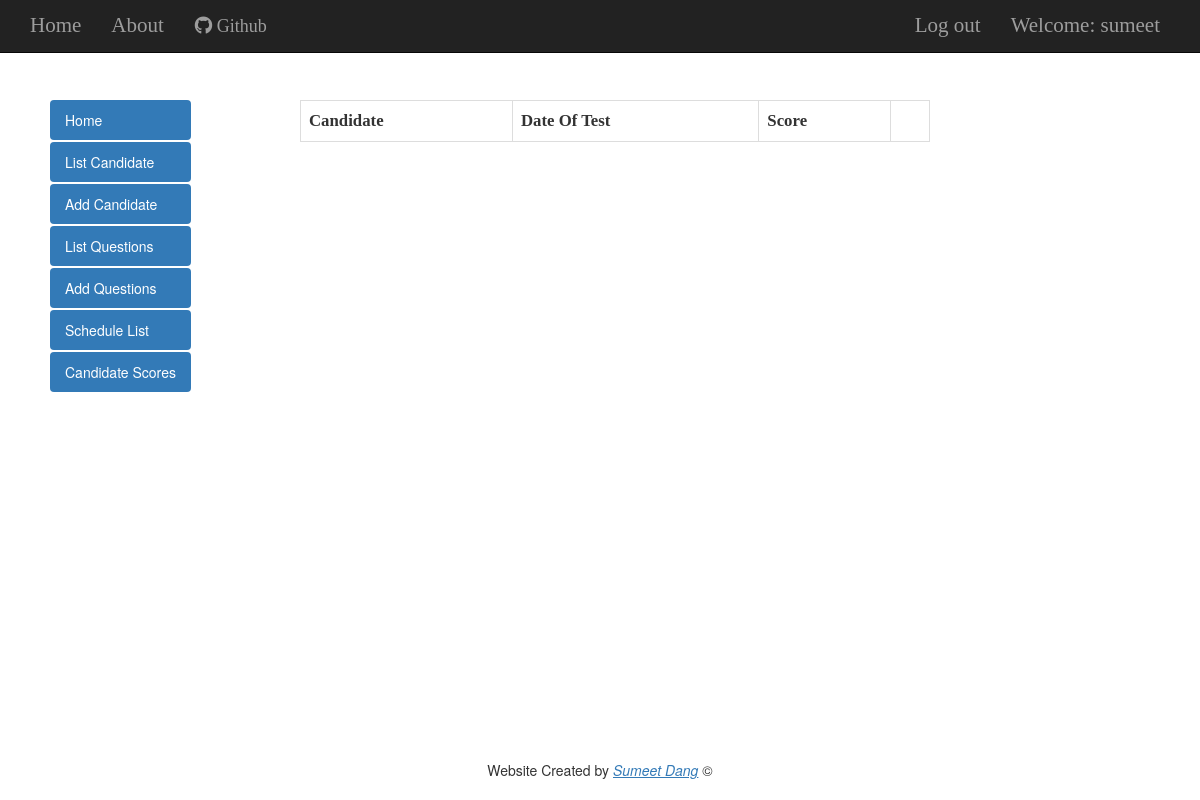
Before: /score_list/ (signed in) with the older database file.
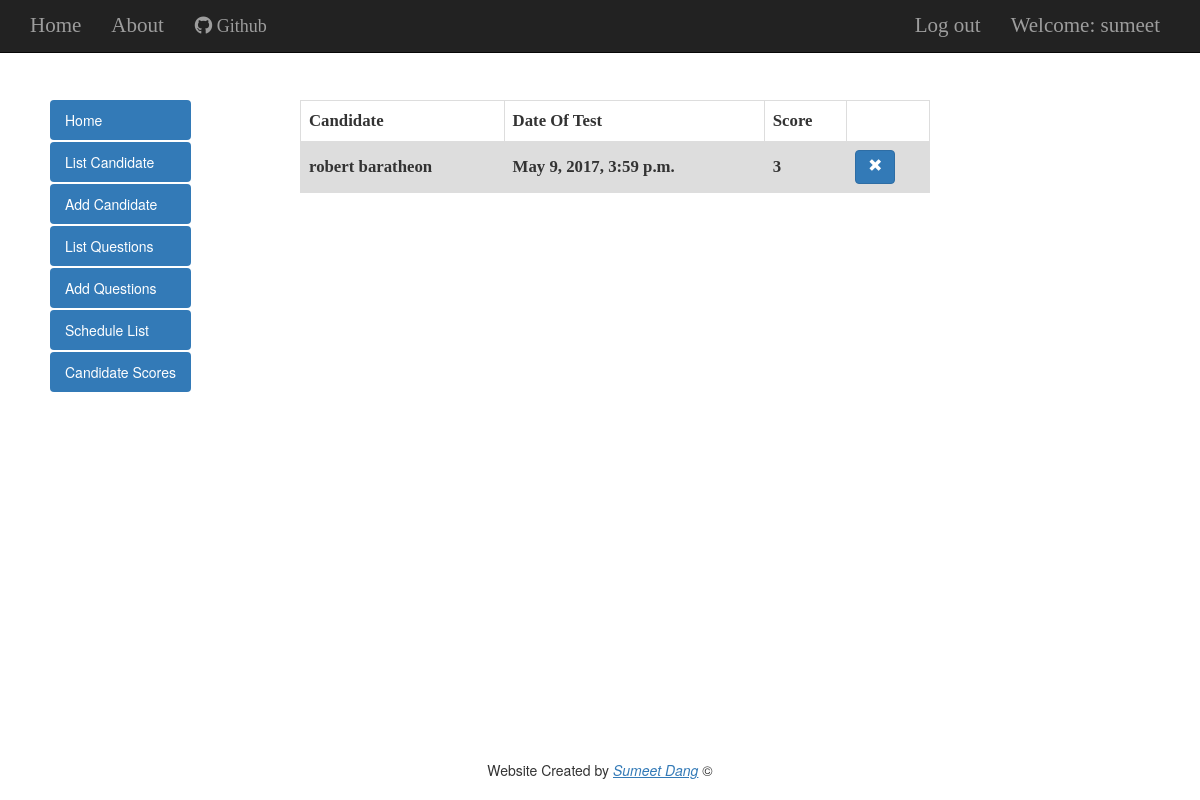
After: the same page with the newer database file.
### TestApp/models.py (models this page shows, shortened)
class CandidateScores(models.Model):
    candidate_name = models.ForeignKey('Candidate',on_delete=models.CASCADE)
    date_taken = models.DateTimeField()
    score = models.SmallIntegerField()

class Candidate(models.Model):
    id = models.AutoField(primary_key=True)
    first_name = models.CharField(max_length=100)
    last_name = models.CharField(max_length=100)
    email = models.EmailField(max_length=100)
    login_id = models.CharField(max_length=10,unique=True)
    password = models.CharField(max_length=10)
    def __str__(self):
        return self.first_name + " " + self.last_name

### TestApp/views.py (the view)
# urls.py: url(r'^score_list/$',admin_login(views.CandidateScoresListView.as_view()),name='score_list'),
class CandidateScoresListView(LoginRequiredMixin,ListView):
    login_url = '/accounts/login/'
    redirect_field_name = 'TestApp/index.html'
    template_name = 'candidatescore_list.html'
    form_class = CandidateScoresForm
    model = CandidateScores

### TestApp/views.py (called while the page is built)
def admin_login(view_func):
    def _decorator(request, *args, **kwargs):
        if(request.user.groups.filter(name__in=['Candidate']).exists()):
            return redirect(reverse('invalid_login'))
        else:
            response = view_func(request, *args, **kwargs)
            return response
    return wraps(view_func)(_decorator)

### TestApp/template/TestApp/candidatescore_list.html
{% extends 'base.html' %}
{% block content %}
<table class="score-table">
<tr>
  <th>Candidate</th>
  <th>Date Of Test</th>
  <th>Score</th>
  <th></th>
</tr>
        {% for candidatescore in object_list %}
            <tr>
                <td>{{ candidatescore.candidate_name }} </td>
                <td>{{ candidatescore.date_taken }} </td>
                <td>{{ candidatescore.score }} </td>
                <td><a class="btn btn-primary" href="{% url 'score_remove' pk=candidatescore.pk %}"><span class="glyphicon glyphicon-remove"></span></a></td>
            </tr>
        {% endfor %}
</table>
{% endblock %}

### TestApp/template/TestApp/base.html (shortened to what this page needs)
<!DOCTYPE html>
{% load staticfiles %}
<html>
  <head>
<link rel="stylesheet" href="https://maxcdn.bootstrapcdn.com/bootstrap/3.3.7/css/bootstrap.min.css">
<link rel="stylesheet" href="/static/css/TestApp.css">
  </head>
  <body>
    <nav class='navbar navbar-inverse navbar-fixed-top font-bitter'>
        <div class="container-fluid">
          <ul class='nav navbar-nav'>
            <li><a href="{% url 'index' %}">Home</a></li>
            <li><a href="{% url 'about' %}">About</a></li>
            <li><a class="btn btn-block btn-social btn-lg btn-google-plus" href="https://github.com/sumeet-dang/Online-Test-Application">
          <i class="fa fa-github"></i>
          Github
        </a></li>
          </ul>
          <ul class='nav navbar-nav navbar-right'>
            {% if user.is_authenticated %}
            <li>
              <a href="{% url 'logout' %}" >Log out</a>
            </li>
            <li>
              <a >Welcome: {{ user.username }}</a>
            </li>
              {% else %}
              <li><a class='nav navbar-right' href="{% url 'login' %}" ><span class="glyphicon glyphicon-user"></span></a></li>
            {% endif %}
          </ul>
        </div>
    </nav>
<br><br><br><br><br>
    <div class="activity-list" id="base_list">
    <ul class="nav nav-pills nav-stacked">
      <li role="presentation" class="active"><a href="{% url 'index' %}">Home</a></li>
      <li role="presentation" class="active"><a href="{% url 'candidate_list' %}">List Candidate</a></li>
      <li role="presentation" class="active"><a href="{% url 'candidate_new' %}">Add Candidate</a></li>
      <li role="presentation" class="active"><a href="{% url 'question_list' %}">List Questions</a></li>
      <li role="presentation" class="active"><a href="{% url 'question_new' %}">Add Questions</a></li>
      <li role="presentation" class="active"><a href="{% url 'schedule_list' %}">Schedule List</a></li>
      <li role="presentation" class="active"><a href="{% url 'score_list' %}">Candidate Scores</a></li>
    </ul>
</div>
  <div class="template-content">
  {% block content %}
  {% endblock %}
</div>
<div class="footer">
  <p>Website Created by <a href="mailto:sumeet.dang101@gmail.com?Subject=Online%20Portal" target="_top" class="emphasize">Sumeet Dang</a> ©</p>
</div>
  </body>
</html>

### TestApp/static/css/TestApp.css (style rules this page uses)
body { background-image: url(../Images/background1.jpg); background-size: cover!important; background-repeat:repeat; background-size: 100%; }
.footer { position: fixed; right: 0; bottom: 0; left: 0; padding: 1rem; text-align: center; }
.font-bitter { font-family: 'Bitter', serif; font-size:1.5em; }
.navbar-right { margin-right:10px; }
.activity-list { margin-left:50px; border:black; float: left; height: 100%; width: auto; }
.template-content { margin-left:300px; height: 100%; }
table { border-collapse: collapse; }
td { padding-top: .5em; padding-bottom: .5em; }
.emphasize { font-style: italic; font-weight: 300; text-decoration: underline; }
.score-table { font-family: 'Eczar', serif; font-size: 1.2em; font-weight: bold; border-collapse: collapse; width: 70%; }
.score-table td,th { border: 1px solid #dddddd; text-align: left; padding: 8px; }
.score-table tr:nth-child(even) { background-color: #dddddd; }

Changed rows visible on the page:
added CandidateScores: candidate_name "robert baratheon", date_taken "May 9, 2017, 3:59 p.m.", score "3"
